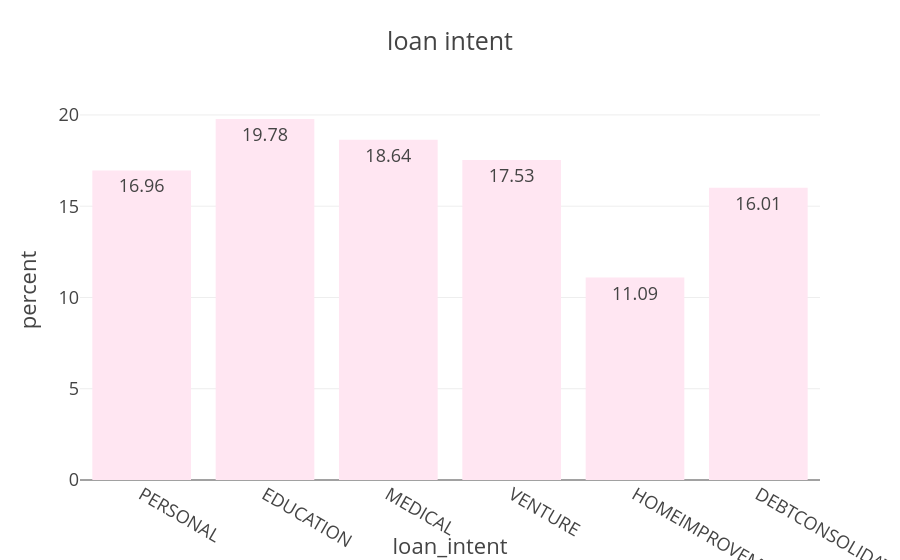

The notebook cell this image was saved under:
### Code cell
fig=px.histogram(data, x = 'loan_intent',histnorm = 'percent', text_auto = '.2f',template = 'presentation', title = 'loan intent',color_discrete_sequence=custom_pink)
fig.update_layout()

### Figure 1 — Plotly figure (JSON) as saved in the notebook; plotly's stock layout.template omitted (floating-point values rounded to 4 significant figures; data arrays with more than 128 entries replaced by an {"elided": "..."} marker saying what was removed)
{"data": [{"bingroup": "x", "histnorm": "percent", "hovertemplate": "loan_intent=%{x}<br>percent=%{y}<extra></extra>", "legendgroup": "", "marker": {"color": "#FFE6F2", "pattern": {"shape": ""}}, "name": "", "orientation": "v", "showlegend": false, "texttemplate": "%{value:.2f}", "type": "histogram", "x": {"elided": "32416 str values"}, "xaxis": "x", "yaxis": "y"}], "layout": {"barmode": "relative", "legend": {"tracegroupgap": 0}, "title": {"text": "loan intent"}, "xaxis": {"anchor": "y", "domain": [0, 1], "title": {"text": "loan_intent"}}, "yaxis": {"anchor": "x", "domain": [0, 1], "title": {"text": "percent"}}}}
